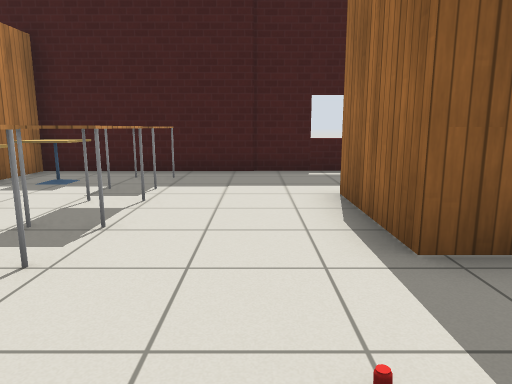
View 1 (above)

23 first-person views from a walk through a robot-simulator world made for Gazebo. The camera is 1 m above the floor, tilts 10° down and sees 70° across. The lines on the ground mark 1 m squares. The floor is counted in squares, 1 m on a side. Each view is taken from the middle of a square. On the plan, view 1 faces up. The plan holds only what a view shows up to about 13 squares ahead; the rest is blank. Gazebo's built-in surfaces are drawn with simple patterns. Some stock models are drawn as simple stand-ins.

View 2
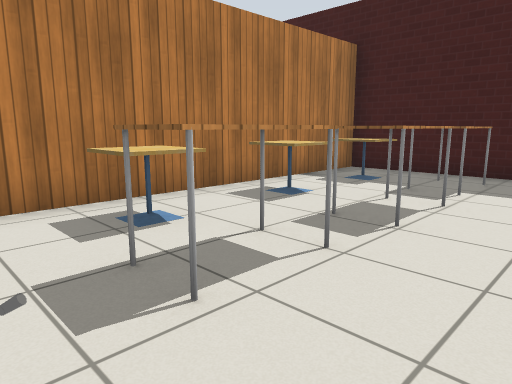

View 3
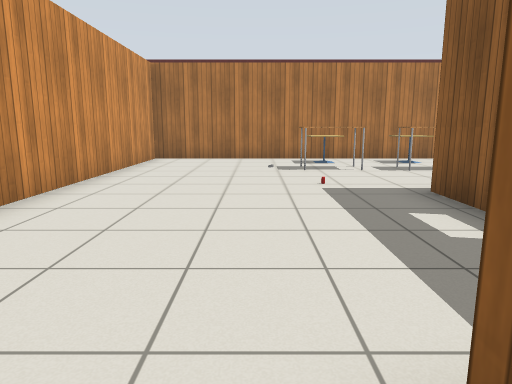

View 4
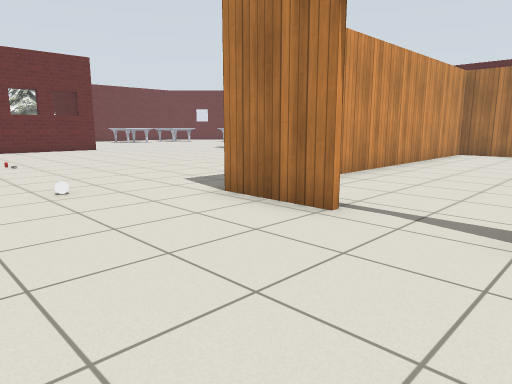

View 5
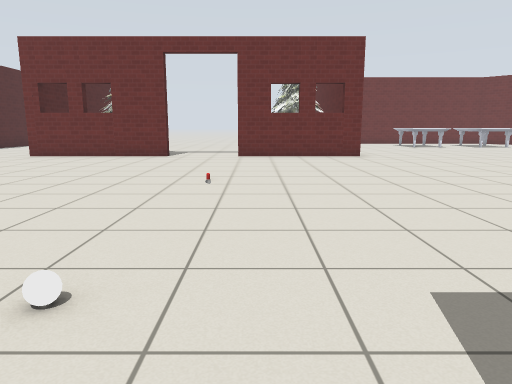

View 6
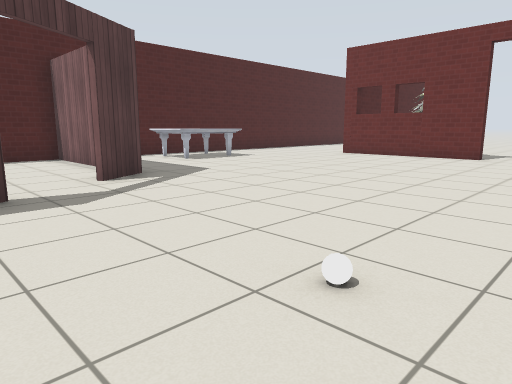

View 7
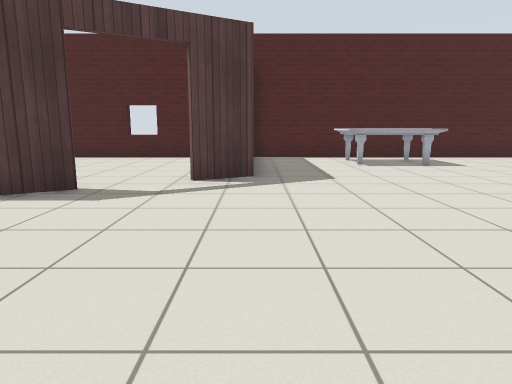

View 8
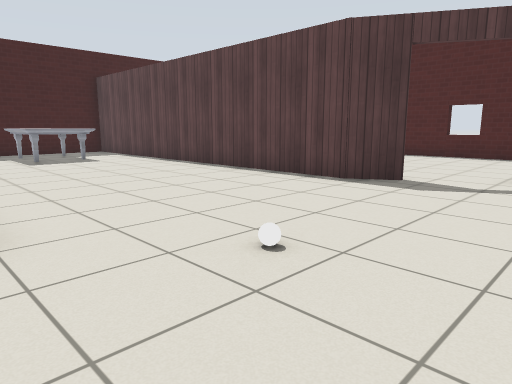

View 9
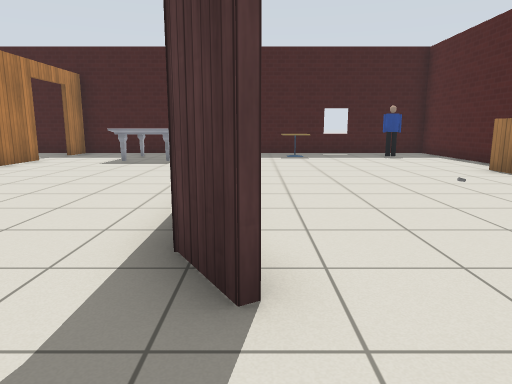

View 10
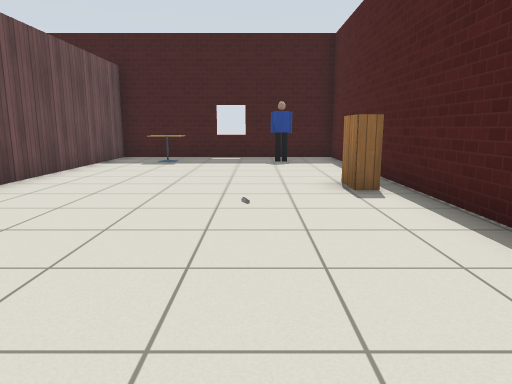

View 11
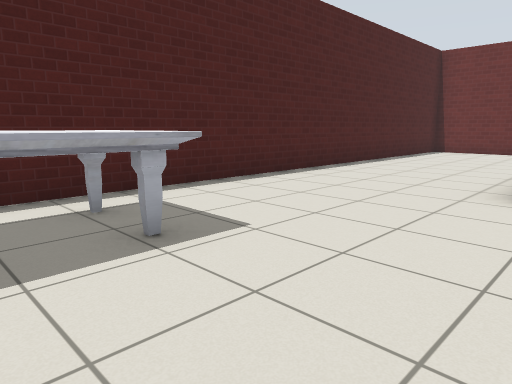

View 12
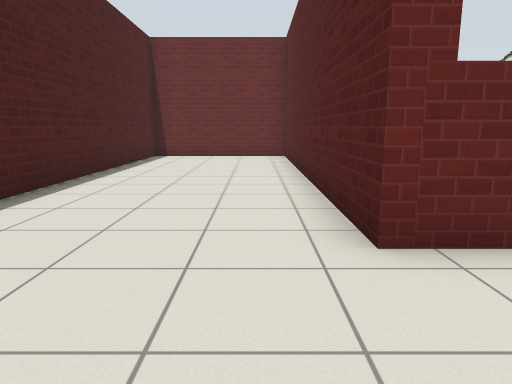

View 13
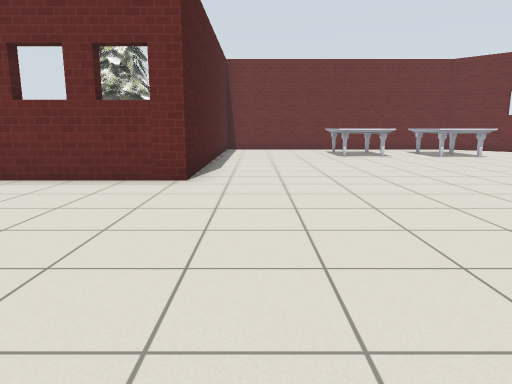

View 14
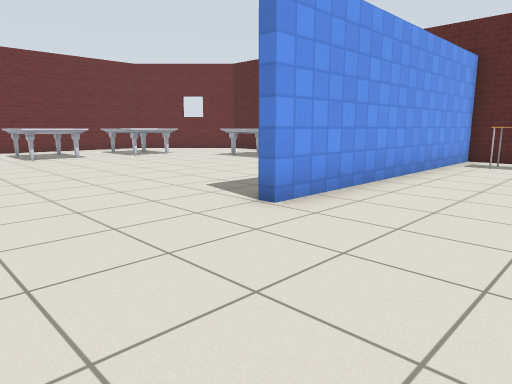

View 15
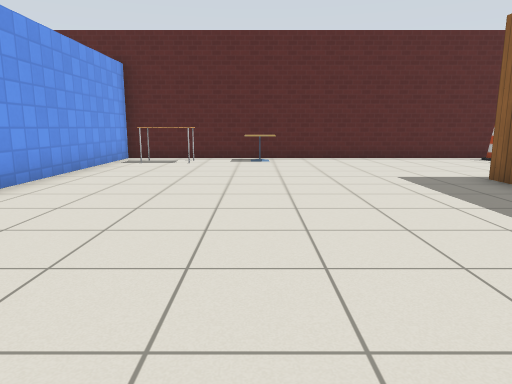

View 16
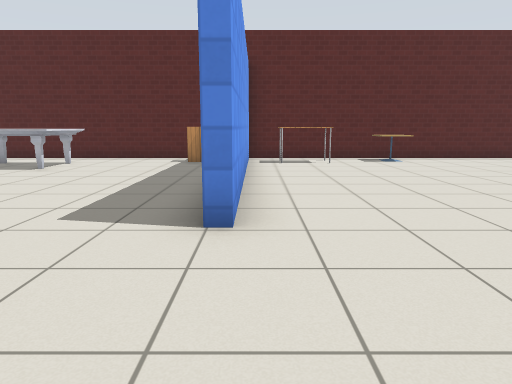

View 17
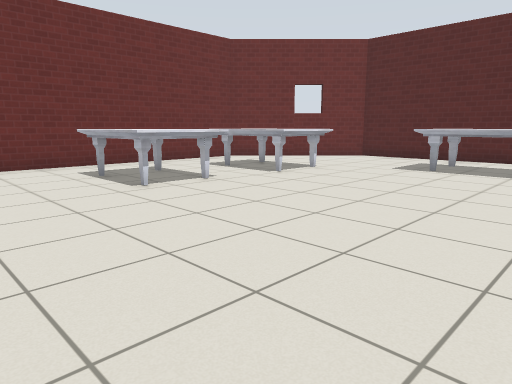

View 18
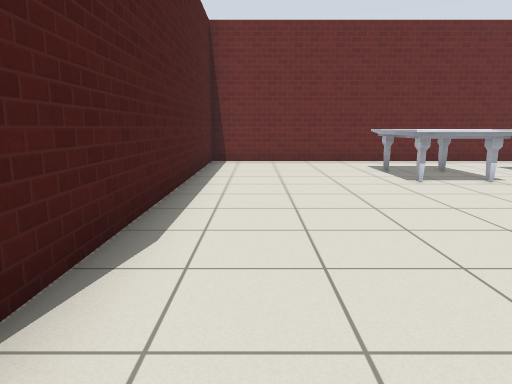

View 19
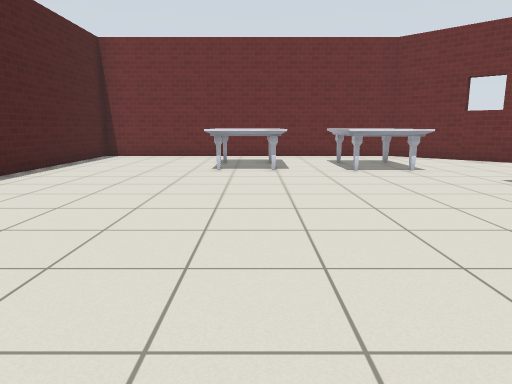

View 20
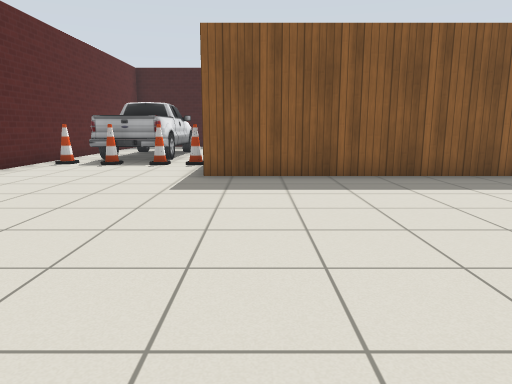

View 21
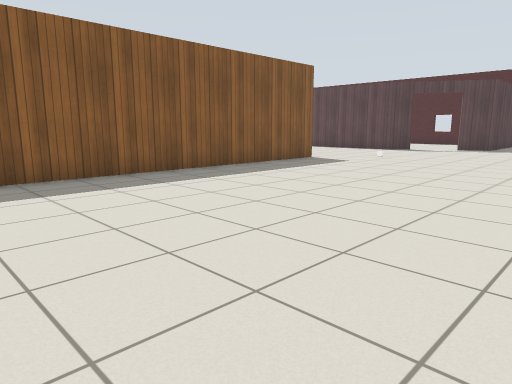

View 22
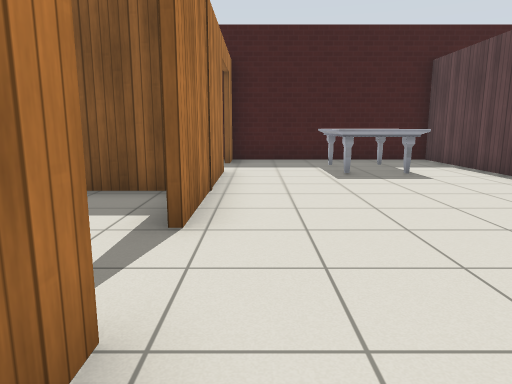

View 23
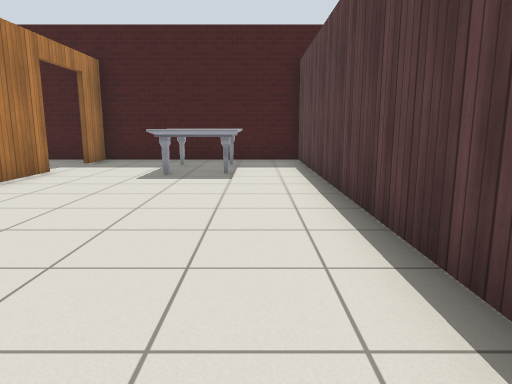

### Floor plan
Points are (right, up) in squares from view 1. A wall is a line through its corners. A room is listed if a view was taken in it or the views show most of it. See-through windows are left out.
Room 1 (views 1, 2)
walls: (2.7, 2.8) (1.3, 2.8) (1.3, 5.6); (5.6, 2.8) (4.2, 2.8); (2, 8.5) (-4.9, 8.5) (-4.9, -3.3) (3.1, -3.3); (6.1, 8.5) (4.4, 8.5)
ways out: open door at (6, -0.5) to room 2; open door at (6, 6.5) to room 2
objects: cafe table (-4, 2) to (-3, 2); cafe table (-4, 4) to (-4, 5); cafe table (-4, 7) to (-3, 7); table (-2, 1) to (-2, 2); table (-2, 4) to (-2, 5); table (-2, 6) to (-2, 7); other object (0, 1)
Room 2 (views 3, 4, 5, 6, 7, 8, 9, 11, 12, 13, 14, 15, 16, 17, 18, 19, 20, 21, 22, 23)
walls: (3.3, -16.5) (3.3, -15.9) (7.6, -15.9); (10, -15.9) (15, -15.9) (15, -26) (19.6, -26) (19.6, -7); (6.3, -1.4) (6.3, -3.4) (-5.1, -3.4); (12.9, -4.1) (12.3, -3.1) (12.3, 8.6); (14.6, -7) (13.9, -5.8); (-10.1, -13.8) (-10.1, -22.7) (-6.8, -26) (3.3, -26) (3.3, -18.1); (6.3, 5.4) (6.3, 0.5); (-10.1, 2.4) (-10.1, -12.2) (-1.6, -12.2) (-1.6, -12.6); (12, 8.5) (6.3, 8.5) (6.3, 7.3)
ways out: open door at (6, -0.5) to room 1; open door at (6, 6.5) to room 1; open door at (13.5, -5) to room 3; open door at (9, -16)
objects: cabinet (-9, -14); table (-9, -11) to (-9, -10); other object (-9, -8); cone (-9, -1); pickup truck (-9, 0) to (-7, 2); marble table (-8, -19) to (-7, -17); cone (-8, -1); cone (-7, -1); marble table (-6, -23) to (-4, -21); cone (-6, -1); marble table (-2, -24) to (-1, -22); other object (8, -11); white ball (8, -5); marble table (9, 5) to (10, 7); marble table (17, -12) to (18, -10)
Room 3 (view 10)
walls: (16.6, -6.8) (19.6, -6.8); (12.5, 8.6) (12.5, 2.4); (19.6, -7) (19.6, 8.5) (12, 8.5)
ways out: open door at (13.5, -5) to room 2
objects: other object (14, 7) to (15, 7); person (18, 7); bookshelf (19, 2)

Where each view was taken, in squares from view 1:
view 1: 0 up, 0 right, facing up
view 2: 0 up, 0 right, facing up-left
view 3: 0 up, 7 right, facing left
view 4: 1 up, 10 right, facing down-left
view 5: 3 down, 7 right, facing down
view 6: 3 down, 7 right, facing down-right
view 7: 7 down, 7 right, facing right
view 8: 7 down, 6 right, facing up-right
view 9: 6 down, 13 right, facing up
view 10: 4 down, 17 right, facing up
view 11: 10 down, 14 right, facing down-right
view 12: 13 down, 16 right, facing down
view 13: 9 down, 2 right, facing down
view 14: 9 down, 2 right, facing down-left
view 15: 8 down, 2 right, facing left
view 16: 12 down, 2 right, facing left
view 17: 16 down, 2 right, facing down-left
view 18: 15 down, 2 right, facing down
view 19: 13 down, 2 left, facing down
view 20: 11 down, 4 left, facing up
view 21: 11 down, 4 left, facing up-right
view 22: 3 down, 7 right, facing up
view 23: 3 down, 11 right, facing up
